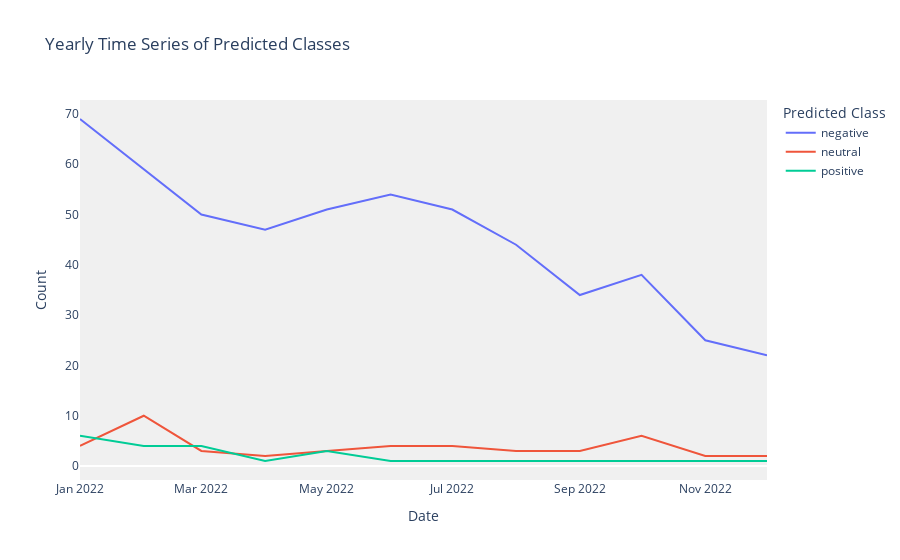

Notebook code for this chart:
### Code cell
fig = px.line(year_2022, x='date', y='count', color='predicted_class',
                        title='Yearly Time Series of Predicted Classes',
                        labels={'date':'Date', 'count':'Count', 'predicted_class':'Predicted Class'},
                        line_shape='linear',
                        render_mode='svg'
                        )
fig.update_layout(
    plot_bgcolor='rgba(240,240,240,1)',
    paper_bgcolor='rgba(0,0,0,0)',
    xaxis_title ='Date',
    yaxis_title ='Count',
    legend_title='Predicted Class',
    font=dict(size=12),
    xaxis=dict(showgrid=False),
    yaxis=dict(showgrid=False),
    hovermode ='x unified'
)

fig.show()

### Figure 1 — Plotly figure (JSON) as saved in the notebook; plotly's stock layout.template omitted (floating-point values rounded to 4 significant figures)
{"data": [{"hovertemplate": "Predicted Class=negative<br>Date=%{x}<br>Count=%{y}<extra></extra>", "legendgroup": "negative", "line": {"color": "#636efa", "dash": "solid", "shape": "linear"}, "marker": {"symbol": "circle"}, "mode": "lines", "name": "negative", "orientation": "v", "showlegend": true, "type": "scatter", "x": ["2022-01-01T00:00:00", "2022-02-01T00:00:00", "2022-03-01T00:00:00", "2022-04-01T00:00:00", "2022-05-01T00:00:00", "2022-06-01T00:00:00", "2022-07-01T00:00:00", "2022-08-01T00:00:00", "2022-09-01T00:00:00", "2022-10-01T00:00:00", "2022-11-01T00:00:00", "2022-12-01T00:00:00"], "xaxis": "x", "y": [69, 59, 50, 47, 51, 54, 51, 44, 34, 38, 25, 22], "yaxis": "y"}, {"hovertemplate": "Predicted Class=neutral<br>Date=%{x}<br>Count=%{y}<extra></extra>", "legendgroup": "neutral", "line": {"color": "#EF553B", "dash": "solid", "shape": "linear"}, "marker": {"symbol": "circle"}, "mode": "lines", "name": "neutral", "orientation": "v", "showlegend": true, "type": "scatter", "x": ["2022-01-01T00:00:00", "2022-02-01T00:00:00", "2022-03-01T00:00:00", "2022-04-01T00:00:00", "2022-05-01T00:00:00", "2022-06-01T00:00:00", "2022-07-01T00:00:00", "2022-08-01T00:00:00", "2022-09-01T00:00:00", "2022-10-01T00:00:00", "2022-11-01T00:00:00", "2022-12-01T00:00:00"], "xaxis": "x", "y": [4, 10, 3, 2, 3, 4, 4, 3, 3, 6, 2, 2], "yaxis": "y"}, {"hovertemplate": "Predicted Class=positive<br>Date=%{x}<br>Count=%{y}<extra></extra>", "legendgroup": "positive", "line": {"color": "#00cc96", "dash": "solid", "shape": "linear"}, "marker": {"symbol": "circle"}, "mode": "lines", "name": "positive", "orientation": "v", "showlegend": true, "type": "scatter", "x": ["2022-01-01T00:00:00", "2022-02-01T00:00:00", "2022-03-01T00:00:00", "2022-04-01T00:00:00", "2022-05-01T00:00:00", "2022-06-01T00:00:00", "2022-09-01T00:00:00", "2022-12-01T00:00:00"], "xaxis": "x", "y": [6, 4, 4, 1, 3, 1, 1, 1], "yaxis": "y"}], "layout": {"font": {"size": 12}, "hovermode": "x unified", "legend": {"title": {"text": "Predicted Class"}, "tracegroupgap": 0}, "paper_bgcolor": "rgba(0,0,0,0)", "plot_bgcolor": "rgba(240,240,240,1)", "title": {"text": "Yearly Time Series of Predicted Classes"}, "xaxis": {"anchor": "y", "domain": [0, 1], "showgrid": false, "title": {"text": "Date"}}, "yaxis": {"anchor": "x", "domain": [0, 1], "showgrid": false, "title": {"text": "Count"}}}}
